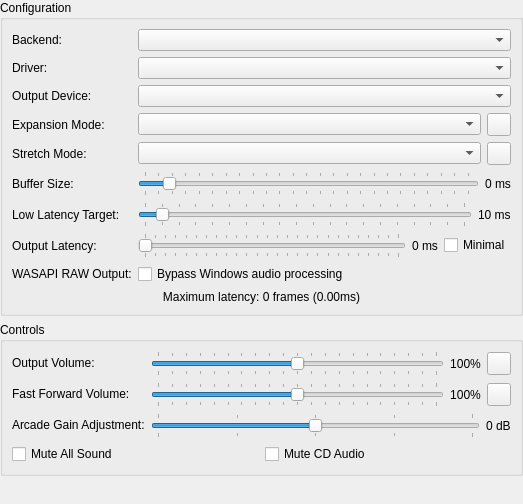
<?xml version="1.0" encoding="UTF-8"?>
<ui version="4.0">
 <class>AudioSettingsWidget</class>
 <widget class="QWidget" name="AudioSettingsWidget">
  <property name="geometry">
   <rect>
    <x>0</x>
    <y>0</y>
    <width>523</width>
    <height>504</height>
   </rect>
  </property>
  <layout class="QVBoxLayout" name="verticalLayout">
   <property name="leftMargin">
    <number>0</number>
   </property>
   <property name="topMargin">
    <number>0</number>
   </property>
   <property name="rightMargin">
    <number>0</number>
   </property>
   <property name="bottomMargin">
    <number>0</number>
   </property>
   <item>
    <widget class="QGroupBox" name="groupBox">
     <property name="title">
      <string>Configuration</string>
     </property>
     <layout class="QGridLayout" name="gridLayout">
      <item row="2" column="1">
       <widget class="QComboBox" name="outputDevice"/>
      </item>
      <item row="0" column="1">
       <widget class="QComboBox" name="audioBackend"/>
      </item>
      <item row="1" column="0">
       <widget class="QLabel" name="label_6">
        <property name="text">
         <string>Driver:</string>
        </property>
       </widget>
      </item>
      <item row="8" column="0">
       <widget class="QLabel" name="label_wasapiRawOutput">
        <property name="text">
         <string>WASAPI RAW Output:</string>
        </property>
       </widget>
      </item>
      <item row="8" column="1">
       <widget class="QCheckBox" name="wasapiRawOutput">
        <property name="text">
         <string>Bypass Windows audio processing</string>
        </property>
       </widget>
      </item>
      <item row="9" column="0" colspan="2">
       <widget class="QLabel" name="bufferingLabel">
        <property name="text">
         <string>Maximum latency: 0 frames (0.00ms)</string>
        </property>
        <property name="alignment">
         <set>Qt::AlignmentFlag::AlignCenter</set>
        </property>
       </widget>
      </item>
      <item row="0" column="0">
       <widget class="QLabel" name="label">
        <property name="text">
         <string>Backend:</string>
        </property>
       </widget>
      </item>
      <item row="4" column="0">
       <widget class="QLabel" name="label_7">
        <property name="text">
         <string>Stretch Mode:</string>
        </property>
       </widget>
      </item>
      <item row="2" column="0">
       <widget class="QLabel" name="label_8">
        <property name="text">
         <string>Output Device:</string>
        </property>
       </widget>
      </item>
      <item row="7" column="1">
       <layout class="QHBoxLayout" name="horizontalLayout_3">
        <item>
         <widget class="QSlider" name="outputLatencyMS">
          <property name="minimum">
           <number>1</number>
          </property>
          <property name="maximum">
           <number>500</number>
          </property>
          <property name="orientation">
           <enum>Qt::Orientation::Horizontal</enum>
          </property>
          <property name="tickPosition">
           <enum>QSlider::TickPosition::TicksBothSides</enum>
          </property>
          <property name="tickInterval">
           <number>20</number>
          </property>
         </widget>
        </item>
        <item>
         <widget class="QLabel" name="outputLatencyLabel">
          <property name="text">
           <string>0 ms</string>
          </property>
         </widget>
        </item>
        <item>
         <widget class="QCheckBox" name="outputLatencyMinimal">
          <property name="text">
           <string>Minimal</string>
          </property>
         </widget>
        </item>
       </layout>
      </item>
      <item row="1" column="1">
       <widget class="QComboBox" name="driver"/>
      </item>
      <item row="5" column="0">
       <widget class="QLabel" name="label_2">
        <property name="text">
         <string>Buffer Size:</string>
        </property>
       </widget>
      </item>
      <item row="3" column="0">
       <widget class="QLabel" name="label_9">
        <property name="text">
         <string>Expansion Mode:</string>
        </property>
       </widget>
      </item>
      <item row="7" column="0">
       <widget class="QLabel" name="label_5">
        <property name="text">
         <string>Output Latency:</string>
        </property>
       </widget>
      </item>
      <item row="3" column="1">
       <layout class="QHBoxLayout" name="horizontalLayout_5" stretch="1,0">
        <item>
         <widget class="QComboBox" name="expansionMode"/>
        </item>
        <item>
         <widget class="QToolButton" name="expansionSettings">
          <property name="toolTip">
           <string>Expansion Settings</string>
          </property>
          <property name="icon">
           <iconset theme="settings-3-line"/>
          </property>
         </widget>
        </item>
       </layout>
      </item>
      <item row="4" column="1">
       <layout class="QHBoxLayout" name="horizontalLayout_6" stretch="1,0">
        <item>
         <widget class="QComboBox" name="stretchMode"/>
        </item>
        <item>
         <widget class="QToolButton" name="stretchSettings">
          <property name="toolTip">
           <string>Stretch Settings</string>
          </property>
          <property name="icon">
           <iconset theme="settings-3-line"/>
          </property>
         </widget>
        </item>
       </layout>
      </item>
      <item row="5" column="1">
       <layout class="QHBoxLayout" name="horizontalLayout_4" stretch="1,0">
        <item>
         <widget class="QSlider" name="bufferMS">
          <property name="minimum">
           <number>15</number>
          </property>
          <property name="maximum">
           <number>500</number>
          </property>
          <property name="singleStep">
           <number>1</number>
          </property>
          <property name="pageStep">
           <number>5</number>
          </property>
          <property name="value">
           <number>50</number>
          </property>
          <property name="orientation">
           <enum>Qt::Orientation::Horizontal</enum>
          </property>
          <property name="tickPosition">
           <enum>QSlider::TickPosition::TicksBothSides</enum>
          </property>
          <property name="tickInterval">
           <number>20</number>
          </property>
         </widget>
        </item>
        <item>
         <widget class="QLabel" name="bufferMSLabel">
          <property name="text">
           <string>0 ms</string>
          </property>
         </widget>
        </item>
       </layout>
      </item>
      <item row="6" column="0">
       <widget class="QLabel" name="label_lowLatencyBuffer">
        <property name="text">
         <string>Low Latency Target:</string>
        </property>
       </widget>
      </item>
      <item row="6" column="1">
       <layout class="QHBoxLayout" name="horizontalLayout_lowLatency" stretch="1,0">
        <item>
         <widget class="QSlider" name="lowLatencyBufferMS">
          <property name="minimum">
           <number>5</number>
          </property>
          <property name="maximum">
           <number>100</number>
          </property>
          <property name="singleStep">
           <number>1</number>
          </property>
          <property name="pageStep">
           <number>5</number>
          </property>
          <property name="value">
           <number>10</number>
          </property>
          <property name="orientation">
           <enum>Qt::Orientation::Horizontal</enum>
          </property>
          <property name="tickPosition">
           <enum>QSlider::TickPosition::TicksBothSides</enum>
          </property>
          <property name="tickInterval">
           <number>5</number>
          </property>
         </widget>
        </item>
        <item>
         <widget class="QLabel" name="lowLatencyBufferMSLabel">
          <property name="text">
           <string>10 ms</string>
          </property>
         </widget>
        </item>
       </layout>
      </item>
     </layout>
    </widget>
   </item>
   <item>
    <widget class="QGroupBox" name="groupBox_2">
     <property name="title">
      <string>Controls</string>
     </property>
     <layout class="QFormLayout" name="formLayout_2">
      <item row="0" column="0">
       <widget class="QLabel" name="label_3">
        <property name="text">
         <string>Output Volume:</string>
        </property>
       </widget>
      </item>
      <item row="0" column="1">
       <layout class="QHBoxLayout" name="horizontalLayout">
        <item>
         <widget class="QSlider" name="volume">
          <property name="maximum">
           <number>200</number>
          </property>
          <property name="value">
           <number>100</number>
          </property>
          <property name="orientation">
           <enum>Qt::Orientation::Horizontal</enum>
          </property>
          <property name="tickPosition">
           <enum>QSlider::TickPosition::TicksBothSides</enum>
          </property>
          <property name="tickInterval">
           <number>10</number>
          </property>
         </widget>
        </item>
        <item>
         <widget class="QLabel" name="volumeLabel">
          <property name="sizePolicy">
           <sizepolicy hsizetype="Fixed" vsizetype="Preferred">
            <horstretch>0</horstretch>
            <verstretch>0</verstretch>
           </sizepolicy>
          </property>
          <property name="text">
           <string>100%</string>
          </property>
          <property name="alignment">
           <set>Qt::AlignmentFlag::AlignCenter</set>
          </property>
         </widget>
        </item>
        <item>
         <widget class="QToolButton" name="resetVolume">
          <property name="toolTip">
           <string>Reset Volume</string>
          </property>
          <property name="icon">
           <iconset theme="refresh-line"/>
          </property>
         </widget>
        </item>
       </layout>
      </item>
      <item row="1" column="0">
       <widget class="QLabel" name="label_4">
        <property name="text">
         <string>Fast Forward Volume:</string>
        </property>
       </widget>
      </item>
      <item row="1" column="1">
       <layout class="QHBoxLayout" name="horizontalLayout_2">
        <item>
         <widget class="QSlider" name="fastForwardVolume">
          <property name="maximum">
           <number>200</number>
          </property>
          <property name="value">
           <number>100</number>
          </property>
          <property name="orientation">
           <enum>Qt::Orientation::Horizontal</enum>
          </property>
          <property name="tickPosition">
           <enum>QSlider::TickPosition::TicksBothSides</enum>
          </property>
          <property name="tickInterval">
           <number>10</number>
          </property>
         </widget>
        </item>
        <item>
         <widget class="QLabel" name="fastForwardVolumeLabel">
          <property name="sizePolicy">
           <sizepolicy hsizetype="Fixed" vsizetype="Preferred">
            <horstretch>0</horstretch>
            <verstretch>0</verstretch>
           </sizepolicy>
          </property>
          <property name="text">
           <string>100%</string>
          </property>
          <property name="alignment">
           <set>Qt::AlignmentFlag::AlignCenter</set>
          </property>
         </widget>
        </item>
        <item>
         <widget class="QToolButton" name="resetFastForwardVolume">
          <property name="toolTip">
           <string>Reset Fast Forward Volume</string>
          </property>
          <property name="icon">
           <iconset theme="refresh-line"/>
          </property>
         </widget>
        </item>
       </layout>
      </item>
      <item row="2" column="0">
       <widget class="QLabel" name="label_arcadeCabinetGain">
        <property name="text">
         <string>Arcade Gain Adjustment:</string>
        </property>
       </widget>
      </item>
      <item row="2" column="1">
       <layout class="QHBoxLayout" name="horizontalLayout_arcadeCabinetGain">
        <item>
         <widget class="QSlider" name="arcadeCabinetGain">
          <property name="minimum">
           <number>-6</number>
          </property>
          <property name="maximum">
           <number>6</number>
          </property>
          <property name="singleStep">
           <number>1</number>
          </property>
          <property name="pageStep">
           <number>3</number>
          </property>
          <property name="value">
           <number>0</number>
          </property>
          <property name="orientation">
           <enum>Qt::Orientation::Horizontal</enum>
          </property>
          <property name="tickPosition">
           <enum>QSlider::TickPosition::TicksBothSides</enum>
          </property>
          <property name="tickInterval">
           <number>3</number>
          </property>
         </widget>
        </item>
        <item>
         <widget class="QLabel" name="arcadeCabinetGainLabel">
          <property name="text">
           <string>0 dB</string>
          </property>
         </widget>
        </item>
       </layout>
      </item>
      <item row="3" column="0" colspan="2">
       <layout class="QGridLayout" name="gridLayout_2">
        <item row="0" column="0">
         <widget class="QCheckBox" name="muted">
          <property name="text">
           <string>Mute All Sound</string>
          </property>
         </widget>
        </item>
        <item row="0" column="1">
         <widget class="QCheckBox" name="muteCDAudio">
          <property name="text">
           <string>Mute CD Audio</string>
          </property>
         </widget>
        </item>
       </layout>
      </item>
     </layout>
    </widget>
   </item>
   <item>
    <spacer name="verticalSpacer">
     <property name="orientation">
      <enum>Qt::Orientation::Vertical</enum>
     </property>
     <property name="sizeHint" stdset="0">
      <size>
       <width>20</width>
       <height>40</height>
      </size>
     </property>
    </spacer>
   </item>
  </layout>
 </widget>
 <resources>
  <include location="resources/resources.qrc"/>
 </resources>
 <connections/>
</ui>
